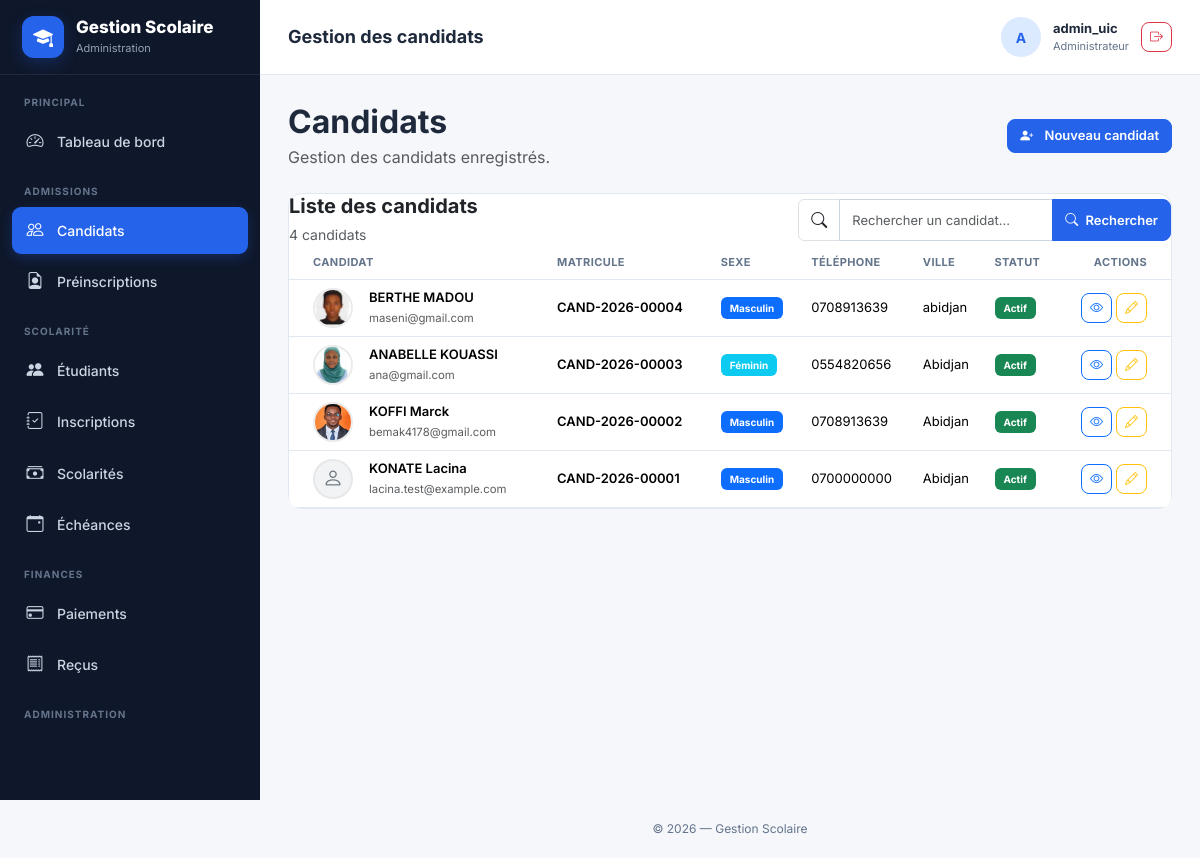
/candidats/ (signed in), run on the app's committed database.
### gestion/models.py (models this page shows, shortened)
class Candidat(models.Model):
    SEXE_CHOICES = [
        ("M", "Masculin"),
        ("F", "Féminin"),
    ]
    matricule_candidat = models.CharField(
        max_length=30,
        unique=True,
        editable=False,
    )
    nom = models.CharField(
        max_length=100
    )
    prenoms = models.CharField(
        max_length=150
    )
    sexe = models.CharField(
        max_length=1,
        choices=SEXE_CHOICES
    )
    date_naissance = models.DateField()
    lieu_naissance = models.CharField(
        max_length=150
    )
    nationalite = models.CharField(
        max_length=100,
        default="Ivoirienne"
    )
    photo = models.ImageField(
        upload_to="candidats/photos/",
        null=True,
        blank=True
    )
    telephone = models.CharField(
        max_length=30
    )
    email = models.EmailField(
        blank=True,
        null=True
    )
    adresse = models.CharField(
        max_length=255,
        blank=True
    )
    ville = models.CharField(
        max_length=100,
        blank=True
    )
    dernier_diplome = models.CharField(
        max_length=150,
        blank=True
    )
    serie_diplome = models.CharField(
        max_length=100,
        blank=True
    )
    annee_obtention = models.PositiveIntegerField(
        null=True,
        blank=True
    )
    etablissement_origine = models.CharField(
        max_length=200,
        blank=True
    )
    date_creation = models.DateTimeField(
        auto_now_add=True
    )
    date_modification = models.DateTimeField(
        auto_now=True
    )
    actif = models.BooleanField(
        default=True
    )
    class Meta:
        verbose_name = "Candidat"
        verbose_name_plural = "Candidats"
        ordering = ["nom", "prenoms"]

### gestion/views.py (the view, shortened to what this page needs)
@login_required
def candidats_liste(request):
    candidats = Candidat.objects.all().order_by("-id")
    recherche = request.GET.get("q", "").strip()
    paginator = Paginator(candidats, 10)  # 10 candidats par page
    page_number = request.GET.get("page")
    page_obj = paginator.get_page(page_number)
    context = {
        "candidats": page_obj,
        "page_obj": page_obj,
        "paginator": paginator,
        "recherche": recherche,
    }
    return render(
        request,
        "gestion/candidats/liste.html",
        context
    )

### gestion/templates/gestion/candidats/liste.html (shortened to what this page needs)
{% extends "gestion/base.html" %}
{% block page_title %}
Gestion des candidats
{% endblock %}
{% block content %}
<div class="d-flex flex-wrap justify-content-between align-items-center gap-3 mb-4">
    <div>
        <h2 class="fw-bold mb-1">
            Candidats
        </h2>
        <p class="text-muted mb-0">
            Gestion des candidats enregistrés.
        </p>
    </div>
    <a
        href="{% url 'gestion:candidat_ajouter' %}"
        class="btn btn-primary"
    >
        <i class="bi bi-person-plus-fill me-2"></i>
        Nouveau candidat
    </a>
</div>
<div class="card page-card">
    <div class="page-header">
        <div class="d-flex flex-wrap justify-content-between align-items-center gap-3">
            <div>
                <h5 class="fw-bold mb-1">
                    Liste des candidats
                </h5>
                <small class="text-muted">
                    {{ page_obj.paginator.count }}
                    candidat{{ page_obj.paginator.count|pluralize }}
                </small>
            </div>
            <form
                method="get"
                class="search-box"
            >
                <div class="input-group">
                    <span class="input-group-text bg-white">
                        <i class="bi bi-search"></i>
                    </span>
                    <input
                        type="text"
                        name="q"
                        value="{{ recherche }}"
                        class="form-control"
                        placeholder="Rechercher un candidat..."
                        autocomplete="off"
                    >
                    <button
                        type="submit"
                        class="btn btn-primary"
                    >
                        <i class="bi bi-search me-1"></i>
                        Rechercher
                    </button>
                </div>
            </form>
        </div>
    </div>
    <div class="table-responsive">
        <table class="table table-hover align-middle mb-0">
            <thead>
                <tr>
                    <th class="ps-4">
                        Candidat
                    </th>
                    <th>
                        Matricule
                    </th>
                    <th>
                        Sexe
                    </th>
                    <th>
                        Téléphone
                    </th>
                    <th>
                        Ville
                    </th>
                    <th>
                        Statut
                    </th>
                    <th class="text-end pe-4">
                        Actions
                    </th>
                </tr>
            </thead>
            <tbody>
                {% for candidat in candidats %}
                <tr>
                    <td class="ps-4">
                        <div class="d-flex align-items-center gap-3">
                            {% if candidat.photo %}
                                <img
                                    src="{{ candidat.photo.url }}"
                                    alt="Photo de {{ candidat.nom }}"
                                    class="candidate-photo"
                                >
                            {% else %}
                                <div class="candidate-placeholder">
                                    <i class="bi bi-person"></i>
                                </div>
                            {% endif %}
                            <div>
                                <div class="fw-semibold">
                                    {{ candidat.nom }}
                                    {{ candidat.prenoms }}
                                </div>
                                <small class="text-muted">
                                    {{ candidat.email|default:"Email non renseigné" }}
                                </small>
                            </div>
                        </div>
                    </td>
                    <td>
                        <span class="fw-semibold">
                            {{ candidat.matricule_candidat }}
                        </span>
                    </td>
                    <td>
                        {% if candidat.sexe == "M" %}
                            <span class="badge bg-primary">
                                Masculin
                            </span>
                        {% elif candidat.sexe == "F" %}
                            <span class="badge bg-info">
                                Féminin
                            </span>
                        {% else %}
                            <span class="badge bg-secondary">
                                Non renseigné
                            </span>
                        {% endif %}
                    </td>
                    <td>
                        {{ candidat.telephone|default:"—" }}
                    </td>
                    <td>
                        {{ candidat.ville|default:"—" }}
                    </td>
                    <td>
                        {% if candidat.actif %}
                            <span class="badge bg-success">
                                Actif
                            </span>
                        {% else %}
                            <span class="badge bg-secondary">
                                Inactif
                            </span>
                        {% endif %}
                    </td>
                    <td class="text-end pe-4">
                        <div class="d-flex justify-content-end gap-1">
                            <a
                                href="{% url 'gestion:candidat_detail' candidat.pk %}"
                                class="btn btn-outline-primary btn-sm action-btn"
                                title="Voir le candidat"
                            >
                                <i class="bi bi-eye"></i>
                            </a>
                            <a
                                href="{% url 'gestion:candidat_modifier' candidat.pk %}"
                                class="btn btn-outline-warning btn-sm action-btn"
                                title="Modifier le candidat"
                            >
                                <i class="bi bi-pencil"></i>
                            </a>
                        </div>
                    </td>
                </tr>
                {% endfor %}
            </tbody>
        </table>
    </div>
</div>
{% endblock %}

### gestion/templates/gestion/base.html (shortened to what this page needs)
{% load static %}
<!DOCTYPE html>
<html lang="fr">
<head>
    <link
        href="https://cdn.jsdelivr.net/npm/bootstrap@5.3.3/dist/css/bootstrap.min.css"
        rel="stylesheet"
    >
    <link
        rel="stylesheet"
        href="https://cdn.jsdelivr.net/npm/bootstrap-icons@1.11.3/font/bootstrap-icons.min.css"
    >
</head>
<body>
<aside
    class="sidebar"
    id="sidebar"
>
    <div class="sidebar-brand">
        <div class="brand-icon">
            <i class="bi bi-mortarboard-fill"></i>
        </div>
        <div>
            <div class="brand-title">
                Gestion Scolaire
            </div>
            <div class="brand-subtitle">
                Administration
            </div>
        </div>
    </div>
    <div class="sidebar-menu">
        <div class="menu-title">
            Principal
        </div>
        <a
            href="{% url 'gestion:dashboard' %}"
            class="menu-link
            "
        >
            <i class="bi bi-speedometer2"></i>
            <span>
                Tableau de bord
            </span>
        </a>
        <div class="menu-title">
            Admissions
        </div>
        <a
            href="{% url 'gestion:candidats_liste' %}"
            class="menu-link
            {% if 'candidat' in request.resolver_match.url_name %}
                active
            {% endif %}"
        >
            <i class="bi bi-people"></i>
            <span>
                Candidats
            </span>
        </a>
        <a
            href="{% url 'gestion:preinscription_liste' %}"
            class="menu-link
            "
        >
            <i class="bi bi-file-earmark-person"></i>
            <span>
                Préinscriptions
            </span>
        </a>
        <div class="menu-title">
            Scolarité
        </div>
        <a
            href="{% url 'gestion:etudiants_liste' %}"
            class="menu-link
            "
        >
            <i class="bi bi-people-fill"></i>
            <span>
                Étudiants
            </span>
        </a>
        <a
            href="{% url 'gestion:inscriptions_liste' %}"
            class="menu-link
            "
        >
            <i class="bi bi-journal-check"></i>
            <span>
                Inscriptions
            </span>
        </a>
        <a
            href="{% url 'gestion:scolarites_liste' %}"
            class="menu-link
            "
        >
            <i class="bi bi-cash-stack"></i>
            <span>
                Scolarités
            </span>
        </a>
        <a
            href="{% url 'gestion:echeances_liste' %}"
            class="menu-link
            "
        >
            <i class="bi bi-calendar-event"></i>
            <span>
                Échéances
            </span>
        </a>
        <div class="menu-title">
            Finances
        </div>
        <a
            href="{% url 'gestion:paiements_liste' %}"
            class="menu-link
            "
        >
            <i class="bi bi-credit-card"></i>
            <span>
                Paiements
            </span>
        </a>
        <a
            href="{% url 'gestion:recus_liste' %}"
            class="menu-link
            "
        >
            <i class="bi bi-receipt"></i>
            <span>
                Reçus
            </span>
        </a>
        <div class="menu-title">
            Administration
        </div>
    </div>
</aside>
<div class="main-wrapper">
    <header class="topbar">
        <div class="topbar-left">
            <div>
                <h1 class="page-title">
                    {% block page_title %}{% endblock %}
                </h1>
            </div>
        </div>
        <div class="user-area">
            <div class="user-avatar">
                {% if request.user.is_authenticated %}
                    {{ request.user.username|first|upper }}
                {% else %}
                    <i class="bi bi-person"></i>
                {% endif %}
            </div>
            <div class="user-info">
                {% if request.user.is_authenticated %}
                    <div class="user-name">
                        {% if request.user.get_full_name %}
                            {{ request.user.get_full_name }}
                        {% else %}
                            {{ request.user.username }}
                        {% endif %}
                    </div>
                    <div class="user-role">
                        {% if request.user.is_superuser %}
                            Administrateur
                        {% else %}
                            Gestionnaire
                        {% endif %}
                    </div>
                {% endif %}
            </div>
     {% if request.user.is_authenticated %}
    <form
        method="post"
        action="{% url 'logout' %}"
        class="d-inline"
    >
        <button
            type="submit"
            class="btn btn-sm btn-outline-danger"
            title="Déconnexion"
        >
            <i class="bi bi-box-arrow-right"></i>
        </button>
    </form>
{% endif %}
        </div>
    </header>
    <main class="content-wrapper">
        {% block content %}
        {% endblock %}
    </main>
    <footer class="footer">
        © {% now "Y" %} — Gestion Scolaire
    </footer>
</div>
</body>
</html>

### data on the page
Candidat: photo (picture), nom "BERTHE", prenoms "MADOU", email "maseni@gmail.com", matricule_candidat "CAND-2026-00004", sexe "Masculin", telephone "0708913639", ville "abidjan", actif "Actif"
Candidat: photo (picture), nom "ANABELLE", prenoms "KOUASSI", email "ana@gmail.com", matricule_candidat "CAND-2026-00003", sexe "Féminin", telephone "0554820656", ville "Abidjan", actif "Actif"
Candidat: photo (picture), nom "KOFFI", prenoms "Marck", email "bemak4178@gmail.com", matricule_candidat "CAND-2026-00002", sexe "Masculin", telephone "0708913639", ville "Abidjan", actif "Actif"
Candidat: nom "KONATE", prenoms "Lacina", email "lacina.test@example.com", matricule_candidat "CAND-2026-00001", sexe "Masculin", telephone "0700000000", ville "Abidjan", actif "Actif"

### other printed values
{{ request.user.username|first|upper }} "A"
{{ request.user.username }} "admin_uic"
{{ page_obj.paginator.count }} "4"
